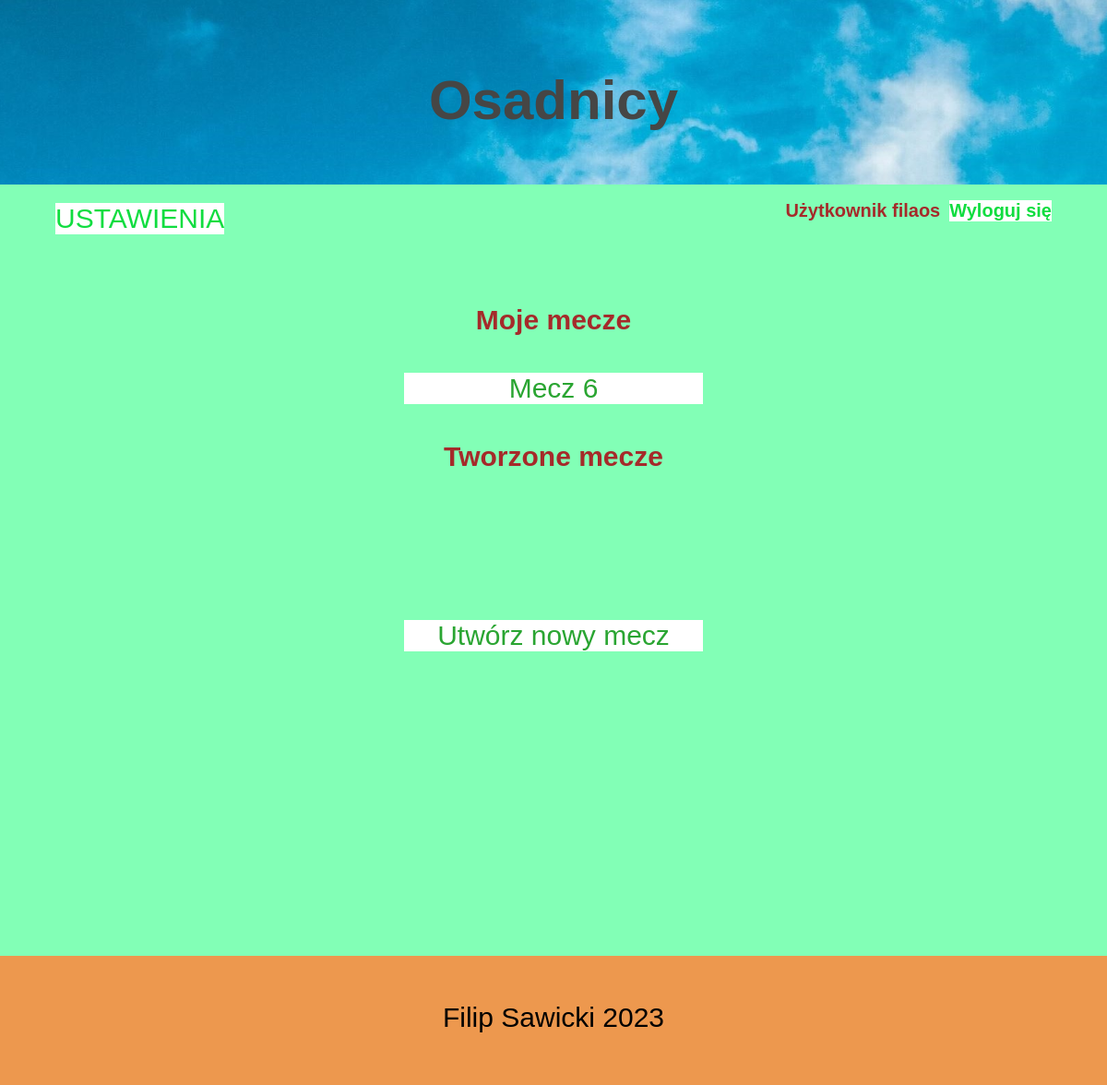
The page /moje_konto.php (signed in) on the database as committed earlier.
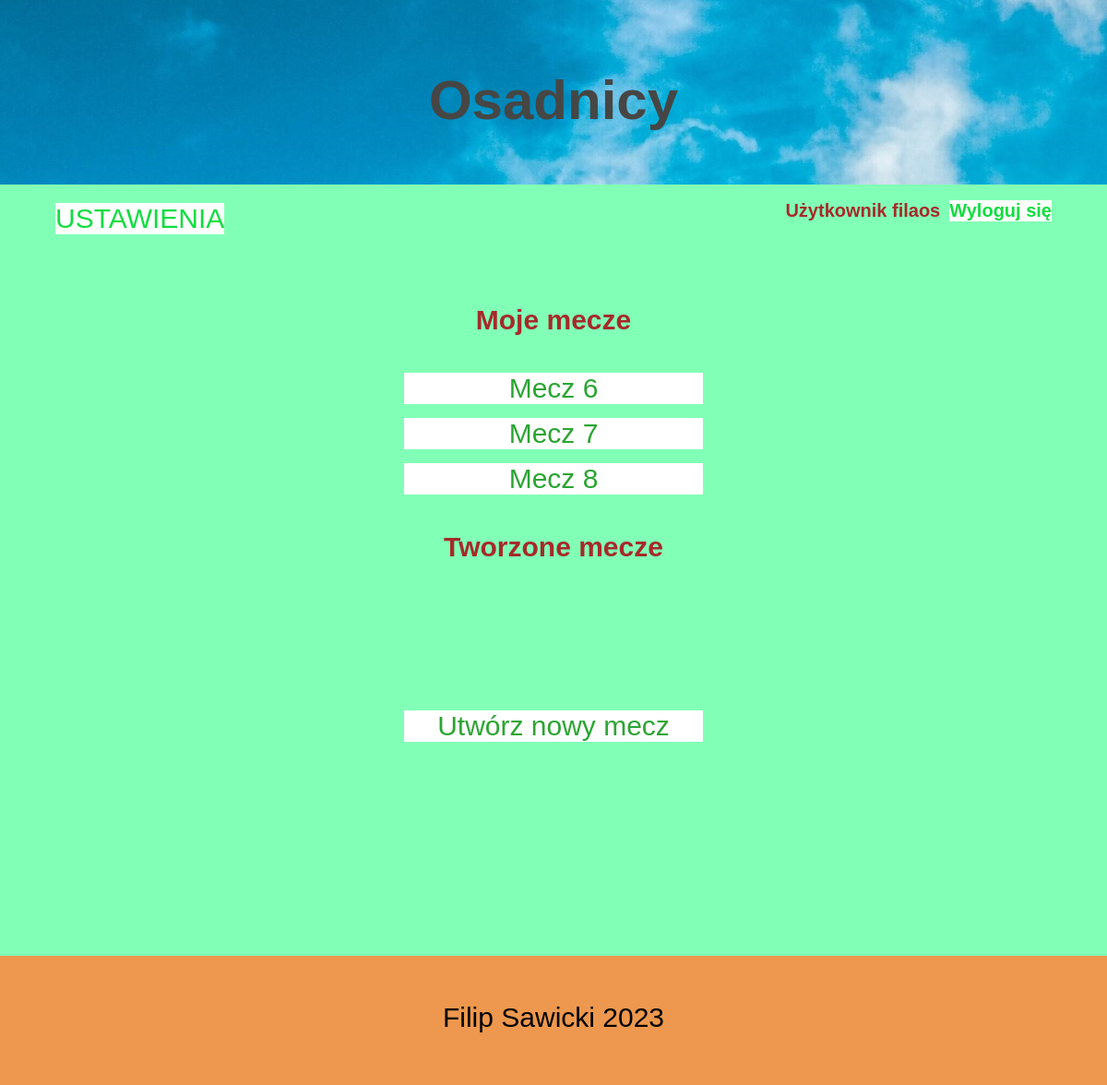
The same page on the database as committed later.
### tables this page shows
CREATE TABLE `uczestnicy` (
  `id` int(11) NOT NULL,
  `id_user` int(11) NOT NULL,
  `mecz` int(11) NOT NULL,
  `era` int(11) NOT NULL,
  `zywnosc` bigint(40) NOT NULL,
  `drewno` bigint(40) NOT NULL,
  `kamien` bigint(40) NOT NULL,
  `metal` bigint(40) NOT NULL,
  `pieniadze` bigint(40) NOT NULL,
  `czas` bigint(20) NOT NULL,
  `uczestnictwo` int(10) NOT NULL,
  `zatwierdzone` int(10) NOT NULL,
  `predkosc_zywnosc` bigint(40) NOT NULL,
  `predkosc_drewno` bigint(40) NOT NULL,
  `predkosc_kamien` bigint(40) NOT NULL,
  `predkosc_metal` bigint(40) NOT NULL,
  `predkosc_zl` int(20) NOT NULL
);

### moje_konto.php (the view, shortened to what this page needs)
<!DOCTYPE html>
<html lang="pl">
<head>
    <link rel="stylesheet" type="text/css" href="style.css">
</head>
<body class="body">
    <Header class="header">
    <div class="tlo">
        <br>
        <div class="tresc_tlo">
            <div id="naglowek_na_tle">
            <h1 id="naglowek"> Osadnicy</h1>
            </div>
        </div>
        </div>
    </Header>
    <div class="container">
        <div class="powrot">USTAWIENIA</div>
        <div class="wylogowanie">
    <h2>
        <?php
       if(isset($_SESSION['login'])){
        echo "Użytkownik  ". $_SESSION['login'];
        ?>
        <a href="wyloguj.php">
            <div class="tilelink2">Wyloguj się
       </div>
        </a>
        <?php
        }
    ?>
    </h2>
        </div>
        <br><br>
        <?php
        require_once "secure.php";
 $polaczenie = @new mysqli($host, $db_user, $db_password, $db_name);
 if($polaczenie->connect_errno!=0)
 {
     echo "Error:".$polaczenie->connect_errno." Opis: ". $polaczenie->connect_error;
 }
 else
 {
$id_user=$_SESSION['uzytkownik_zalogowany'];
  ?>
<br> <br> <br>
<h4>Moje mecze</h4>
 <?php
  $sql = "SELECT * FROM uczestnicy WHERE id_user=$id_user AND uczestnictwo>0 AND zatwierdzone=1";
  if($rezultat2 = $polaczenie->query($sql))
  {
      $ilu_userow = $rezultat2->num_rows;
  }
    for($i=0;$i<$ilu_userow;$i++){
        $wiersz = $rezultat2->fetch_assoc();
        $id_uzytkownika=$wiersz['id_user'];
        if($id_user==$id_uzytkownika){
        ?>
         <div class=mecz onclick="do_wioski(id)" id=<?php echo $wiersz['mecz'];?>>Mecz <?php echo $wiersz['mecz']; $_SESSION['mecz']=$wiersz['mecz'];?> </div>
        <?php
    }}
 ?>
<h4>Tworzone mecze</h4>
        <?php
}
 ?>
<form id="mecz_form" action="tworzenie_meczu.php" method="POST">
<input type="hidden" name="mName"  id='nazmienna' required /><br />
</form>
<form id="do_wioski_form" action="index.php" method="POST">
<input type="hidden" name="mWioska"  id='nazmienna2' required /><br />
</form>
  <br> <br>
<a href="utworz_mecz.php">
    <div class=tworzenie> Utwórz nowy mecz</div>
    </a>
    </div>
    <br> <br>
        <footer class="footer">
            <p><div id="tekst"></div> Filip Sawicki 2023</p>
        </footer>
</body>
</html>

Rows that differ between the two databases and show on the page:
added uczestnicy: mecz "7"
added uczestnicy: mecz "8"
